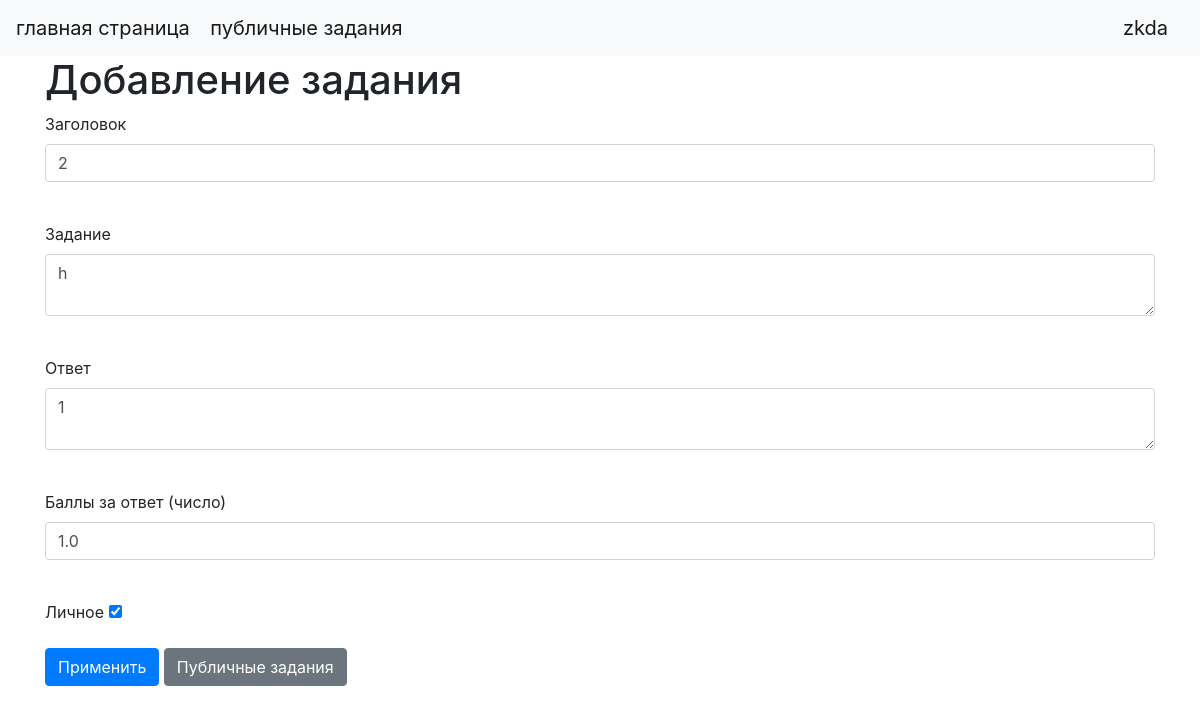
/edit_tasks/11 (signed in), run on an earlier commit of the app's database.
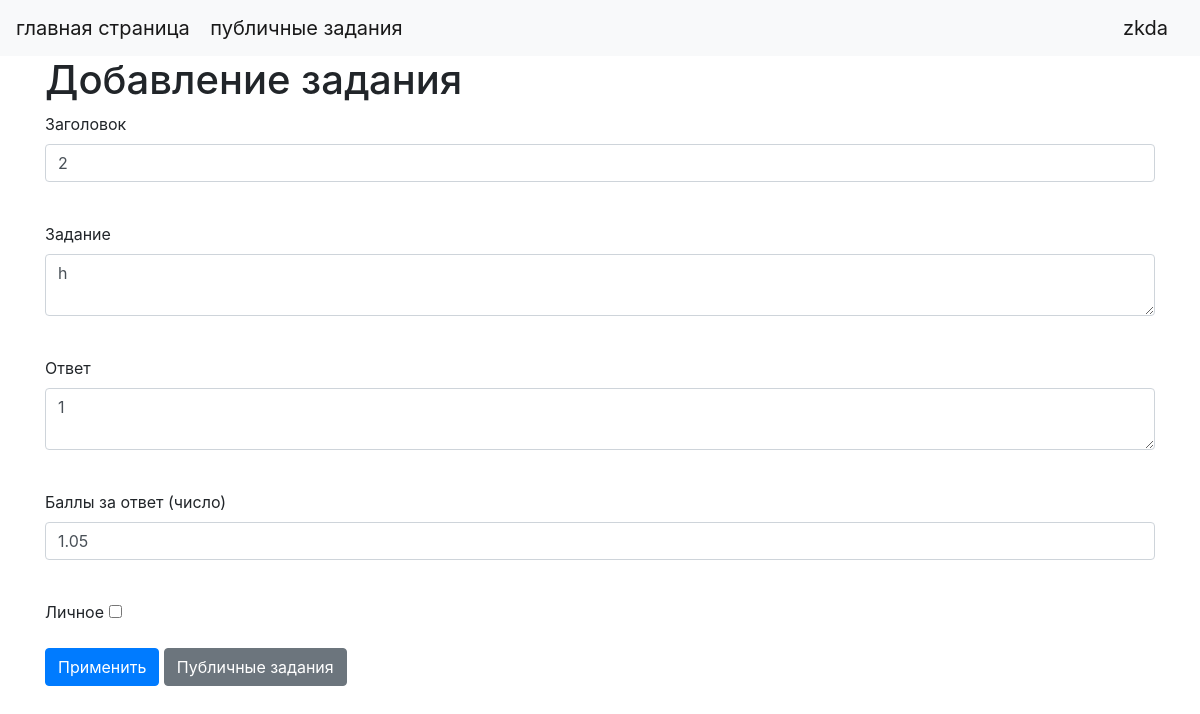
And on a later commit of the database.
### data/tasks.py (models this page shows)
class Tasks(SqlAlchemyBase, UserMixin, SerializerMixin):
    __tablename__ = 'tasks'
    id = sa.Column(sa.Integer, primary_key=True, autoincrement=True)
    name = sa.Column(sa.String, nullable=False)
    task = sa.Column(sa.String, nullable=False)
    answer = sa.Column(sa.String, nullable=False)
    coins = sa.Column(sa.Float, default=0, nullable=False)  # надо изменить этот сток пожже
    is_private = sa.Column(sa.Boolean, default=True, nullable=False)
    creator = sa.Column(sa.Integer, nullable=False)
    created_date = sa.Column(sa.DateTime, default=datetime.datetime.now(), nullable=False)

### main.py (the view, shortened to what this page needs)
@app.route('/edit_tasks/<int:task_id>', methods=['GET', 'POST'])
@app.route('/edit_tasks/<int:task_id>/<int:server_id>', methods=['GET', 'POST'])
def edit_tasks(task_id, server_id=None):
    if current_user.is_authenticated:
        db_sess = db_session.create_session()
        form = TaskForm()
        if db_sess.query(Tasks).filter(Tasks.id == task_id).first():
            param = dict()
            tasks_answer = db_sess.query(Tasks).filter(Tasks.id == task_id).first()
            if tasks_answer:
                param['server_id'] = server_id
                param['value_name'] = tasks_answer.name
                param['value_task'] = tasks_answer.task
                param['value_coins'] = tasks_answer.coins
                param['value_answer'] = tasks_answer.answer
                param['value_is_private'] = tasks_answer.is_private
            return render_template('add_task.html', **param, title='изменить задания', form=form)
        return render_template('access_denied.html')
    return redirect(f'/login')

### forms/task.py
class TaskForm(FlaskForm):
    name = StringField('Заголовок', validators=[DataRequired()])
    task = TextAreaField("Задание")
    answer = TextAreaField("Ответ")
    coins = FloatField('Баллы за ответ (число)')
    is_private = BooleanField("Личное")
    submit = SubmitField('Применить')

### data/db_session.py (called while the page is built)
def create_session() -> Session:
    global __factory
    return __factory()

### main.py (called while the page is built)
@login_manager.user_loader
def load_user(user_id):
    db_sess = db_session.create_session()
    return db_sess.query(UsersDefault).get(user_id)

### templates/add_task.html (shortened to what this page needs)
{% extends "base.html" %}
{% block content %}
<h1>Добавление задания</h1>
<form action="" method="post">
    <p>
        {{ form.name.label }}<br>
        {{ form.name(class="form-control", value=value_name)}}<br>
    </p>
    <p>
        {{ form.task.label }}<br>
        <textarea name="task" class="form-control">{{ value_task }}</textarea><br>
    </p>
    <p>
        {{ form.answer.label }}<br>
        <textarea name="answer" class="form-control">{{ value_answer }}</textarea><br>
    </p>
    <p>
        {{ form.coins.label }}<br>
        {{ form.coins(class="form-control", value=value_coins) }}<br>
    </p>
    <p>
        {{ form.is_private.label }}
        {{ form.is_private(checked=value_is_private) }}
    </p>
    <p>{{ form.submit(type="submit", class="btn btn-primary") }}
        {% if server_id%}
        <a class="btn btn-secondary" href="/server_menejment/{{server_id}}" role="button">управления сервером</a>
        {% else %}
        <a class="btn btn-secondary" href="/public_tasks" role="button">Публичные задания</a>
        {% endif %}
    </p>
</form>
{% endblock %}

What changed in the data, as far as the page shows it:
changed Tasks: coins "1.0" → "1.05"; is_private "☑" → "☐"
